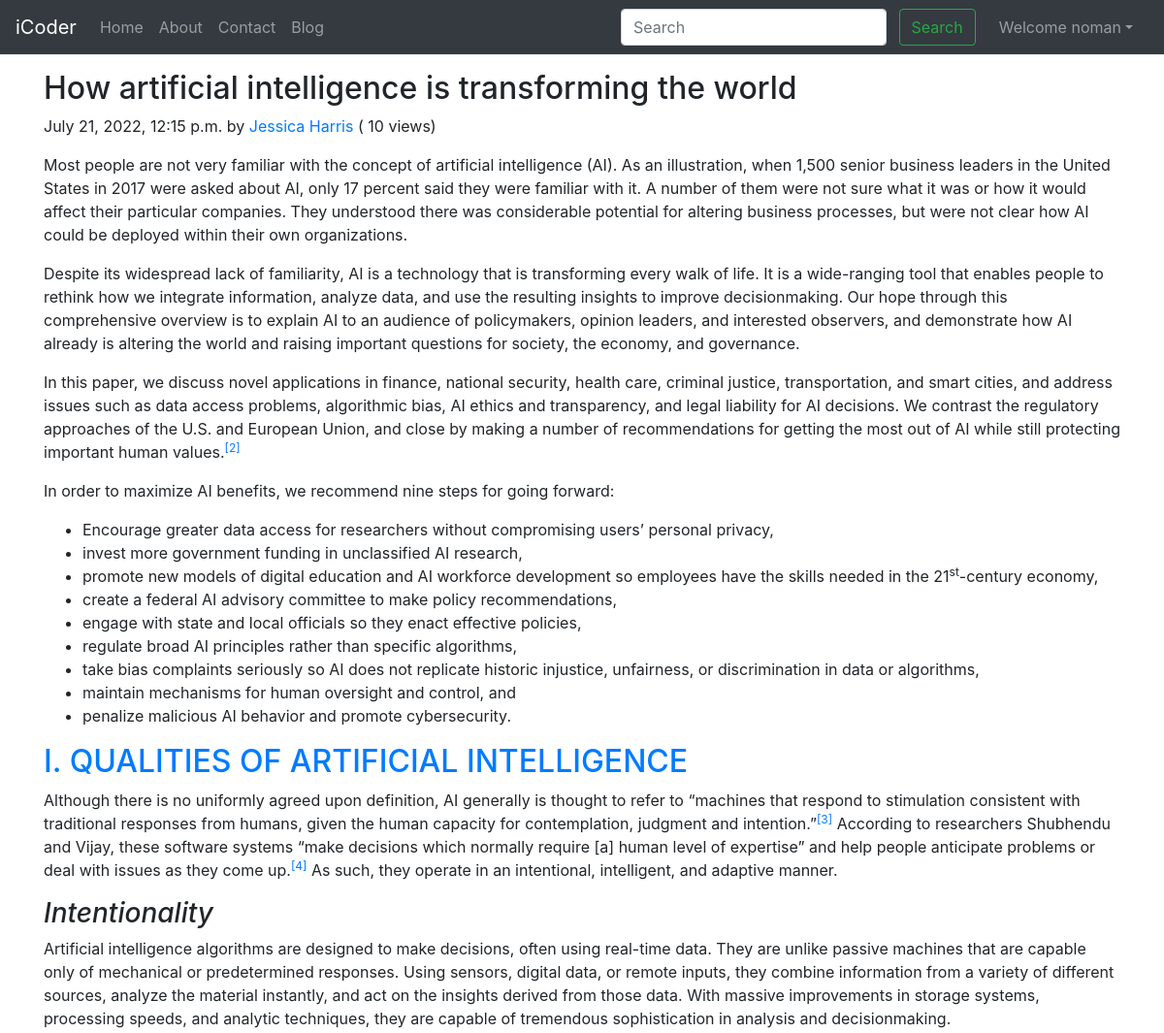
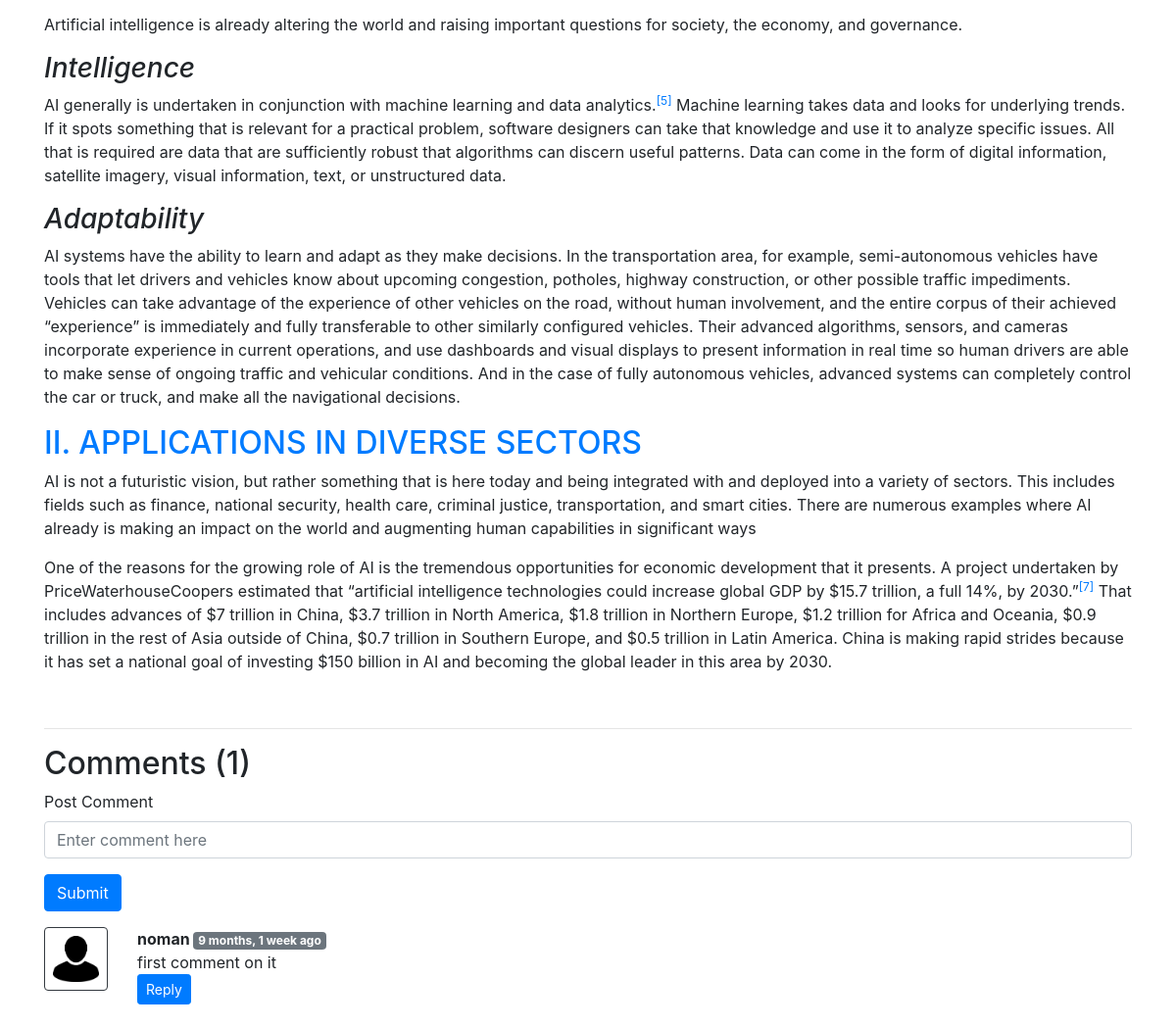
The app's page /blog/First-Blog (signed in) with its own data (2 pictures, top to bottom).
### blog/models.py (models this page shows, shortened)
class Post(models.Model):
    sno=models.AutoField(primary_key=True)
    title=models.CharField(max_length=255)
    author=models.CharField(max_length=14)
    slug=models.CharField(max_length=130)
    views= models.IntegerField(default=0)
    timeStamp=models.DateTimeField(blank=True)
    image = models.ImageField(upload_to='blog/images', default="")
    content=models.TextField()

class BlogComment(models.Model):
    sno= models.AutoField(primary_key=True)
    comment=models.TextField()
    user=models.ForeignKey(User, on_delete=models.CASCADE)
    post=models.ForeignKey(Post, on_delete=models.CASCADE)
    parent=models.ForeignKey('self',on_delete=models.CASCADE, null=True )
    timestamp= models.DateTimeField(default=now)

### blog/views.py (the view)
# urls.py: path('<str:slug>', views.blogPost, name="blogPost"),
def blogPost(request, slug):
    post=Post.objects.filter(slug=slug).first()
    post.views = post.views + 1
    post.save()
    comments= BlogComment.objects.filter(post=post, parent=None)
    replies= BlogComment.objects.filter(post=post).exclude(parent=None)
    replyDict={}
    for reply in replies:
        if reply.parent.sno not in replyDict.keys():
            replyDict[reply.parent.sno]=[reply]
        else:
            replyDict[reply.parent.sno].append(reply)
    context={'post':post, 'comments': comments, 'user': request.user, 'replyDict': replyDict}
    return render(request, "blog/blogPost.html", context)

### blog/templatetags/extras.py (called while the page is built)
@register.filter(name='get_val')
def get_val(dict, key):
    return dict.get(key)

### templates/blog/blogpost.html (shortened to what this page needs)
{% extends 'base.html' %}
{% block body %}
{% load humanize %}
{% load extras %}
<div class="container my-3">
    <h2 class="blog-post-title">{{post.title}}</h2>
    <p class="blog-post-meta">{{post.timeStamp}} by <a href="/about">{{post.author}}</a> (<span > {{post.views}} views</span>)</p>
    <p>{{post.content|safe}}</p>
    <hr>
</div>
<div class="container">
    <h2> Comments ({{comments.count}}) </h2>
    <div class="my-2">
        {% if user.is_authenticated %}
        <form action="/blog/postComment" method="post">
            <div class="form-group">
                <label for="exampleInputEmail1">Post Comment </label>
                <input type="text" class="form-control" name="comment" placeholder="Enter comment here">
            </div>
            <button type="submit" class="btn btn-primary">Submit</button>
        </form>
        {% else %}
        Please login to post a comment
        {% endif %}
    </div>
    {% for comment in comments %}
    <div class="row my-3">
        <div class="col-md-1  ">
            <img class="rounded mx-auto d-block w-100 border border-dark p-2" src="/static/img/user.jpg" alt="user">
        </div>
        <div class="col-md-11 ">
            <b> {{comment.user.username}} </b> <span class="badge badge-secondary ">{{comment.timestamp| naturaltime}}</span>
            <div>{{comment.comment}}</div>
            <div class="reply mx-0">
                {% if user.is_authenticated %}
                <button class="btn btn-sm btn-primary" type="button" data-toggle="collapse" data-target="#replyBox{{comment.sno}}" aria-expanded="false" aria-controls="replyBox{{comment.sno}}">
                    Reply
                </button>
                {% else %}
                <button class="btn btn-sm btn-primary" type="button" data-toggle="collapse" data-target="#replyBox{{comment.sno}}" aria-expanded="false" aria-controls="replyBox{{comment.sno}}">
                    Login to reply
                </button>
                {% endif %}
            </div>
        </div>
    </div>
    {% endfor %}
</div>
{% endblock %}

### templates/base.html (shortened to what this page needs)
<!doctype html>
<html lang="en">
  <head>
    <link rel="stylesheet" href="https://stackpath.bootstrapcdn.com/bootstrap/4.5.2/css/bootstrap.min.css">
  </head>
  <body>
    <nav class="navbar navbar-expand-lg navbar-dark bg-dark">
        <a class="navbar-brand" href="/">iCoder</a>
        <div class="collapse navbar-collapse" id="navbarSupportedContent">
          <ul class="navbar-nav mr-auto">
            <li class="nav-item {% block homeactive %}  {% endblock homeactive %}">
              <a class="nav-link" href="/">Home <span class="sr-only">(current)</span></a>
            </li>
            <li class="nav-item {% block aboutactive %}  {% endblock aboutactive %}" >
              <a class="nav-link" href="/about">About</a>
            </li>
            <li class="nav-item {% block contactactive %}  {% endblock contactactive %} ">
              <a class="nav-link" href="/contact">Contact</a>
            </li>
            <li class="nav-item {% block blogactive %}  {% endblock blogactive %} ">
              <a class="nav-link" href="/blog">Blog</a>
            </li>
          </ul>
          <div class="ml-auto form-inline ">
          <form method="get" action="/search"class="my-2 my-lg-0 mx-3">
            <input class="form-control mr-sm-2" type="search" placeholder="Search" aria-label="Search" name="query" id="query">
            <button class="btn btn-outline-success my-2 my-sm-0 " type="submit">Search</button>
          </form>
{% if user.is_authenticated %}
<ul class="navbar-nav mr-2">
<li class="nav-item dropdown">
<a class="nav-link dropdown-toggle" href='#' id="navbarDropdown" role="button" data-toggle="dropdown"> Welcome {{request.user}}</a>
      </li>
      </ul>
      </div>
{% endif %}
        </div>
      </nav>
      {% block body %}  {% endblock body %}
  </body>
</html>

### records on screen
Post: title "How artificial intelligence is transforming the world", timeStamp "July 21, 2022, 12:15 p.m.", author "Jessica Harris", views "10", content "Most people are not very familiar with the concept of artificial intelligence (AI). As an illustration, when 1,500 senior business leaders in the United States in 2017 were asked about AI, only 17 percent said they were familiar with it. A number of them were not sure what it was or how it would affect their particular companies. They understood there was considerable potential for altering business processes, but were not clear how AI could be deployed within their own organizations. Despite its widespread lack of familiarity, AI is a technology that is transforming every walk of life. It is a wide-ranging tool that enables people to rethink how we integrate information, analyze data, and…"
BlogComment: user.username "noman", timestamp "9 months, 1 week ago", comment "first comment on it"

### other values on screen
{{ request.user }} "noman"
{{ comments.count }} "1"
